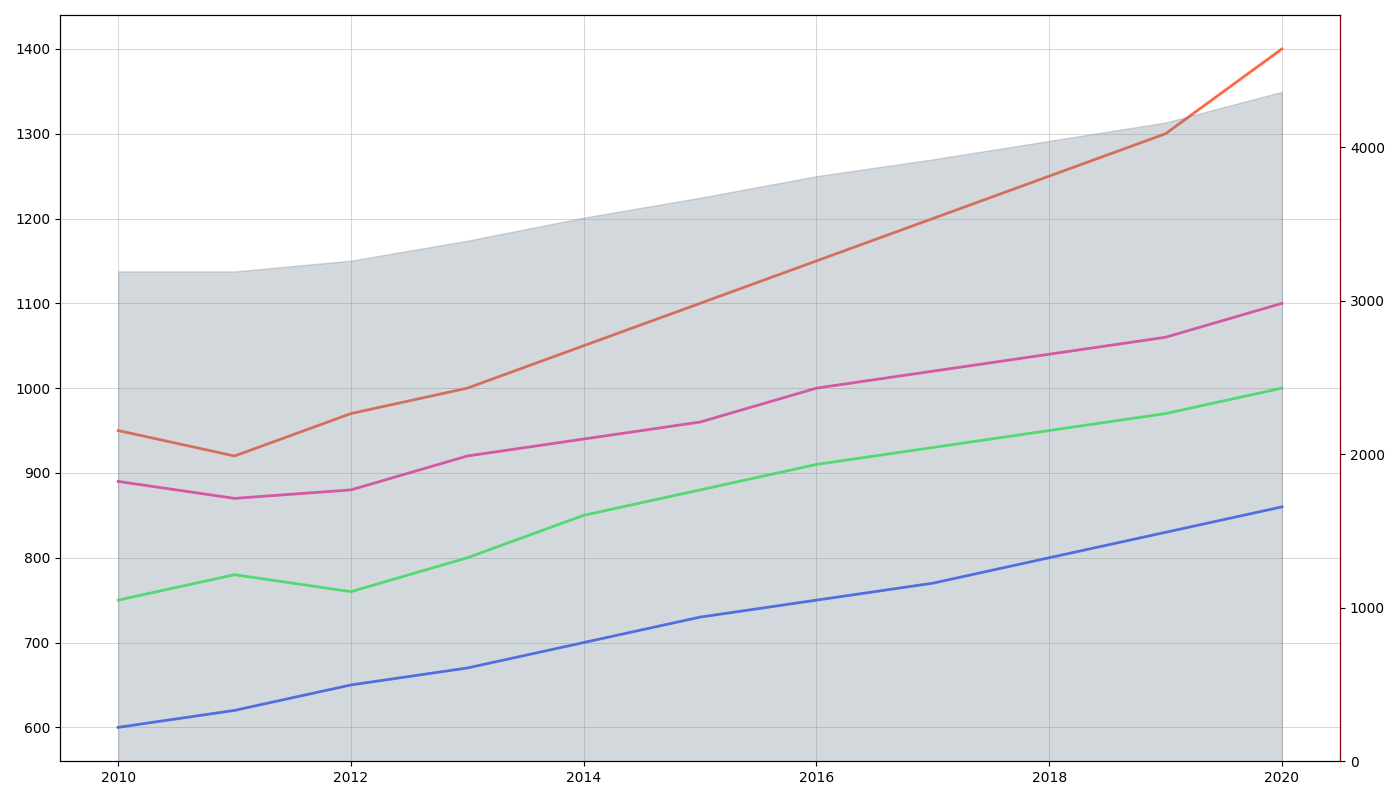

Generate this figure with Python:
import matplotlib.pyplot as plt
import numpy as np

years = np.arange(2010, 2021)
gallery_visitors = {
    'New York': [950, 920, 970, 1000, 1050, 1100, 1150, 1200, 1250, 1300, 1400],
    'Paris': [750, 780, 760, 800, 850, 880, 910, 930, 950, 970, 1000],
    'Tokyo': [600, 620, 650, 670, 700, 730, 750, 770, 800, 830, 860],
    'London': [890, 870, 880, 920, 940, 960, 1000, 1020, 1040, 1060, 1100]
}

cumulative_visitors = np.sum(list(gallery_visitors.values()), axis=0)

fig, ax1 = plt.subplots(figsize=(14, 8))

# New set of colors
colors = ['#FF5733', '#33FF57', '#3357FF', '#FF33A6']

for (city, visitors), color in zip(gallery_visitors.items(), colors):
    ax1.plot(years, visitors, linestyle='-', color=color, linewidth=2, alpha=0.9)

ax2 = ax1.twinx()
ax2.fill_between(years, 0, cumulative_visitors, color='slategray', alpha=0.3)
ax2.spines['right'].set_color('darkred')
ax2.set_ylim(0, np.max(cumulative_visitors) + 500)

ax1.grid(True, which='major', axis='both', linestyle='-', linewidth=0.7, alpha=0.5)

plt.tight_layout()
plt.show()
